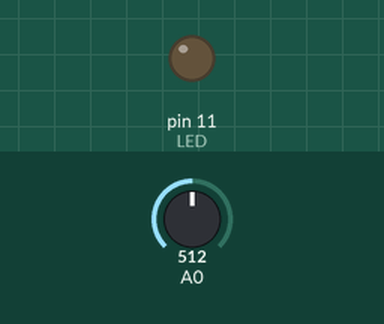
Simulated run of this sketch. Board: Arduino Uno, built with avr-gcc and run on an emulated ATmega328P. Shown: output pins drawn as LEDs (lit = HIGH). The test bench sets the inputs (shaded band); at power-on: A0 = 512.

Above: at 1.2 s.
1.3 s: A0 set to 716
At 2.0 s:
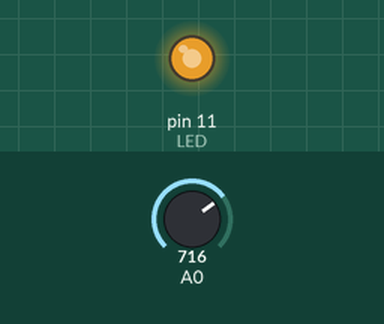
2.8 s: A0 set to 760
At 3.1 s:
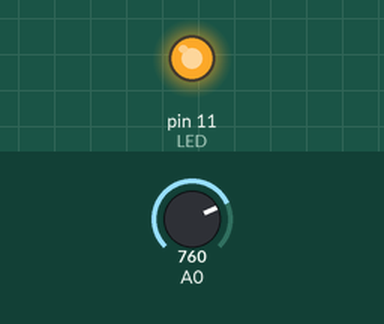
4.3 s: A0 set to 768
At 5.4 s:
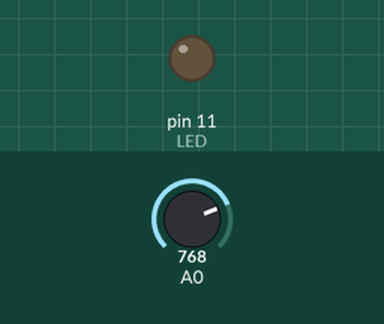
5.8 s: A0 set to 900
At 6.8 s:
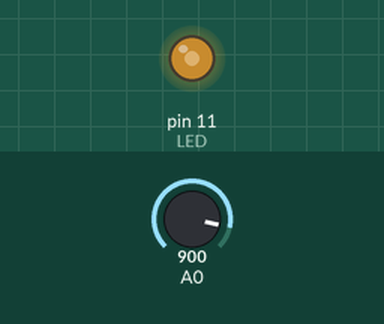
7.3 s: A0 set to 306
At 7.8 s:
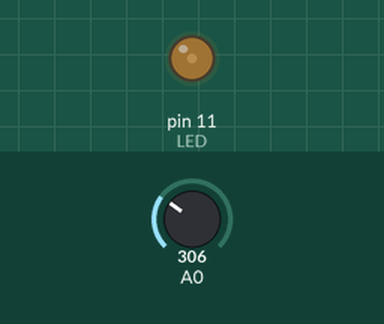
8.8 s: A0 set to 0
At 10.1 s:
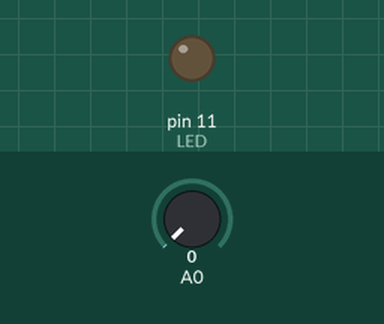
Timing chart, 0 to 11.3 s (numbered marks = the images above; inputs shaded):
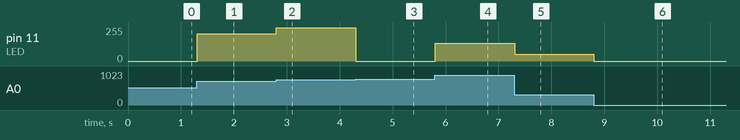

Measured:
- the behaviour switches between 767 and 768 on A0 (found by bisection; images 2 and 3)
- after the input at 1.3 s, pin 11 (LED): 0/255 → 204/255 at once
- after the input at 2.8 s, pin 11 (LED): 204/255 → 248/255 at once
- after the input at 4.3 s, pin 11 (LED): 248/255 → 0/255 at once
- after the input at 5.8 s, pin 11 (LED): 0/255 → 132/255 at once
- after the input at 7.3 s, pin 11 (LED): 132/255 → 50/255 at once
- after the input at 8.8 s, pin 11 (LED): 50/255 → 0/255 at once

The sketch:

PMS04.ino
```cpp
const int LED = 11;                      //LEDを11番ピンに接続
int val =0;                              //センサの値を記憶する

void setup() {
    pinMode(LED, OUTPUT);                //LEDは出力
}

void loop() {
    val = analogRead(0);                //センサの値を読む

    analogWrite(LED, val);              //センサの値でLEDを点灯
    delay(10);                          //少しの間プログラムを停止
}
```
